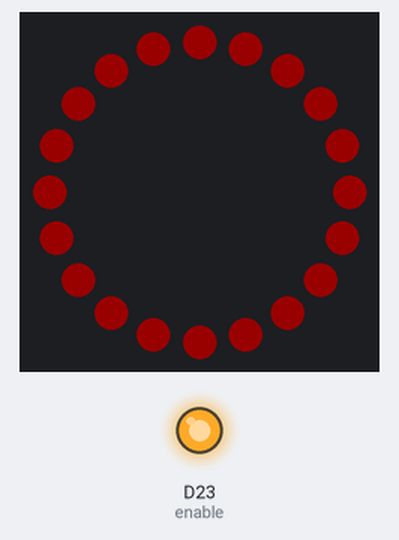
Simulated run of this program. Board: Circuit Playground running CircuitPython. On the bench: 20 RGB LEDs in a ring, first at the top, clockwise, output pins drawn as LEDs (lit = HIGH). Dim RGB values are drawn brighter than linear.

Above: at 0.1 s.
At 1.1 s:
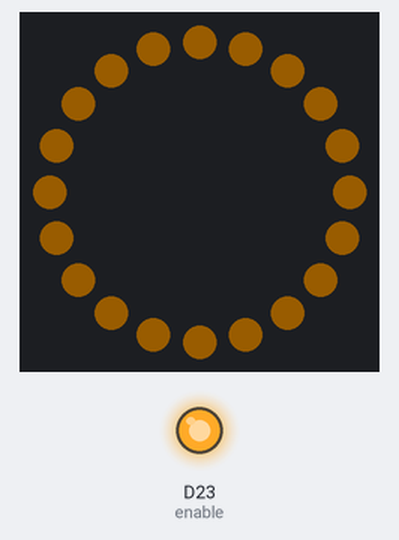
At 2.1 s:
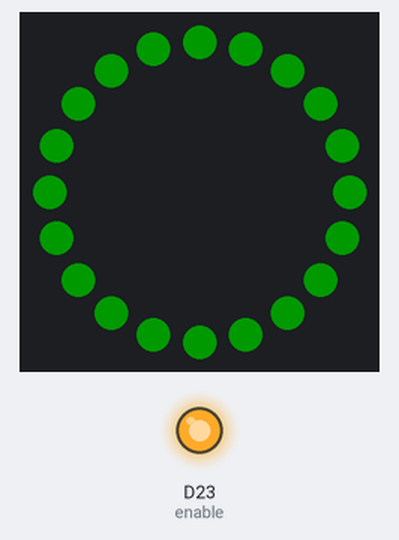

Measured:
- by itself, everything shown: repeats every 3.0 s, in 3 steps
- what the display in image 1 shows lasts 1.0 s, from 1.0 s to 2.0 s

The program:

neopixel_colores.py
```python
import time
import board, digitalio
import neopixel


# Inicializacion de pines de control NeoPixels
pixel_pin = board.GP22
pixel_enable = board.GP23 # Pin de habilitacion
num_pixels = 20 # Cantidad de Pixeles del Kit

pixel = neopixel.NeoPixel(pixel_pin, num_pixels, brightness=0.1, auto_write=False)
enable = digitalio.DigitalInOut(pixel_enable)
enable.direction = digitalio.Direction.OUTPUT
enable.value = True # Poner pin de habilitacion en ALTO

# Paleta de Colores
RED = (255,0,0)
YELLOW = (255,150,0)
GREEN = (0,255,0)


while True:

    pixel.fill(RED)
    pixel.show()
    time.sleep(1)

    pixel.fill(YELLOW)
    pixel.show()
    time.sleep(1)

    pixel.fill(GREEN)
    pixel.show()
    time.sleep(1)
```
